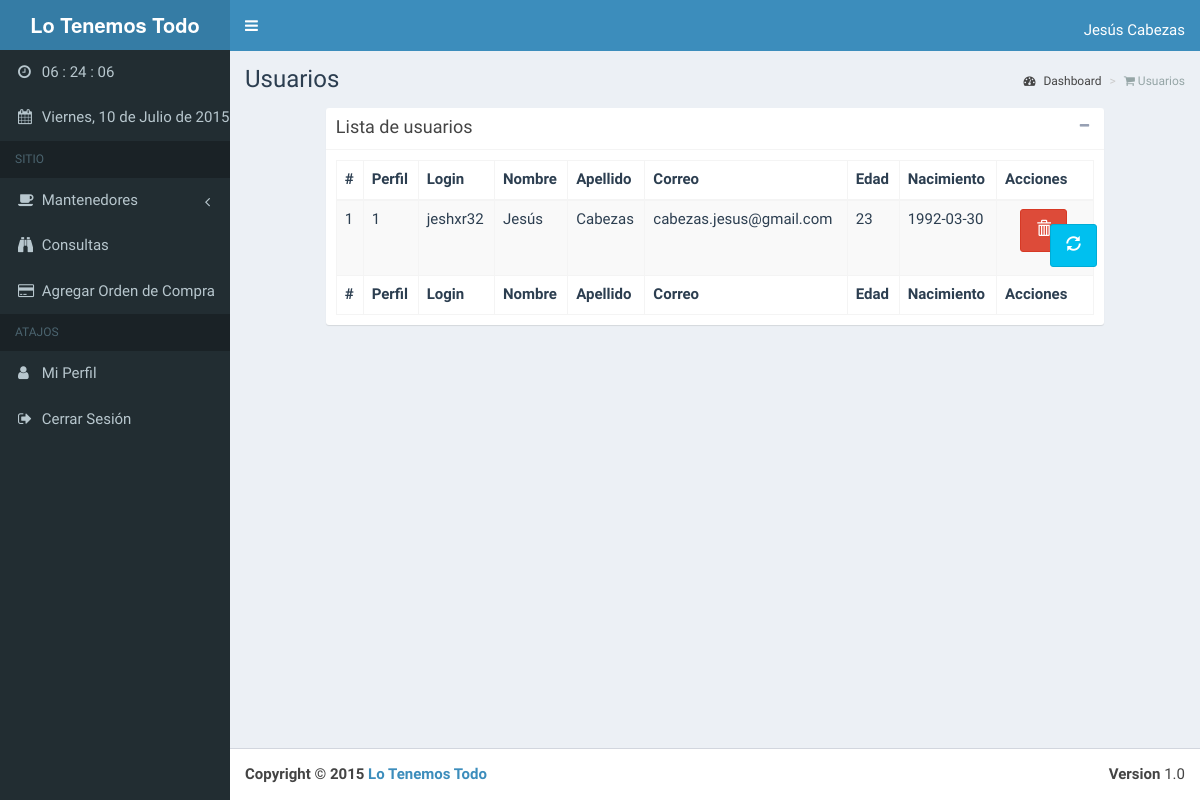
The app's page /admin/vistas/ListarUsuarios.php (signed in) with its own data.
### tables this page shows
create table USUARIO
(
   ID_USUARIO           bigint unsigned not null auto_increment,
   ID_PERFIL            bigint unsigned not null,
   LOGIN_USUARIO        varchar(150) not null,
   PASS_USUARIO         varchar(64) not null,
   NOMBRE_USUARIO       varchar(50) not null,
   APELLIDO_USUARIO     varchar(50) not null,
   CORREO_USUARIO       varchar(150) not null,
   EDAD_USUARIO         numeric(5,0) not null,
   FECHANACIMIENTO_USUARIO date,
   primary key (ID_USUARIO)
);

### libs/db/db.php (called while the page is built, shortened)
<?php
if( !in_array('DB', get_declared_classes()) ){
	class DB{
		function __construct(){
			$this->conexion = $this->conectar();
		}
		private function conectar(){
			$db = new PDO(MYSQL_SERVER.";".MYSQL_DB,MYSQL_USER,MYSQL_PASS);
			$db->setAttribute(PDO::MYSQL_ATTR_USE_BUFFERED_QUERY, true);
			$db->setAttribute(PDO::ATTR_ERRMODE, PDO::ERRMODE_EXCEPTION);
			return $db;
		}
	}
}
?>

### clases/Usuario.php (called while the page is built, shortened)
<?php
require __DIR__ . '/../libs/db/db.php';
class Usuario implements Crud {
	private $db;
	function __construct($per = null, $log = null, $psw = null, $nom = null, $ape = null, $mail = null, $ed = null, $fen = null) {
		$this->db = new DB();
	}
	public function read() {
		$sql = "select * from usuario ORDER BY ID_USUARIO";
		try {
			$query = $this->db->conexion->prepare($sql);
		} catch (PDOException $Exception) {
			echo "Clase usuario:ERROR:Preparacion Query " . $Exception->getMessage() . '/' . $Exception->getCode();
			return false;
		}
		try {
			$query->execute();
		} catch (PDOException $Exception) {
			echo "Clase Producto:ERROR:Ejecución Query " . $Exception->getMessage() . '/' . $Exception->getCode();
			die();
			return false;
		}
		return $query;
	}
}
?>

### admin/vistas/ListarUsuarios.php (the view, shortened to what this page needs)
<?php
require __DIR__ . '/../templates/header.php';
require __DIR__ . '/../templates/menu.php';
require __DIR__ . '/../templates/sidebar.php';
require __DIR__ . '/../../clases/Usuario.php';
$modeloUsers = new Usuario();
$listaUsers = $modeloUsers->read();
?>
<div class="content-wrapper">
	<section class="content-header">
		<h1>Usuarios</h1>
		<ol class="breadcrumb">
		<li><a href="<?=ROOT_URL?>index.php"><i class="fa fa-dashboard"></i> Dashboard</a></li>
		<li class="active"><i class="fa fa-shopping-cart"></i> Usuarios</li>
		</ol>
	</section>
	<section class="content">
		<div class="row">
			<div class="col-md-offset-1 col-md-10">
				<div class="box box-solid">
					<div class="box-header with-border">
			  			<h3 class="box-title">Lista de usuarios</h3>
			  			<div class="box-tools pull-right">
			    			<button class="btn btn-box-tool" data-widget="collapse" data-toggle="tooltip" title="Minimizar"><i class="fa fa-minus"></i></button>
			  			</div>
					</div>
					<div class="box-body">
			  			<table id="dataTablesTable" class="table table-striped table-bordered" width="100%">
		  			        <thead>
		  			            <tr>
		  			            	<th>#</th>
		  			                <th>Perfil</th>
		  			                <th>Login</th>
		  			                <th>Nombre</th>
		  			                <th>Apellido</th>
		  			                <th>Correo</th>
		  			                <th>Edad</th>
		  			                <th>Nacimiento</th>
		  			                <th>Acciones</th>
		  			            </tr>
		  			        </thead>
		  			        <tfoot>
		  			            <tr>
		  			            	<th>#</th>
		  			                <th>Perfil</th>
		  			                <th>Login</th>
		  			                <th>Nombre</th>
		  			                <th>Apellido</th>
		  			                <th>Correo</th>
		  			                <th>Edad</th>
		  			                <th>Nacimiento</th>
		  			                <th>Acciones</th>
		  			            </tr>
		  			        </tfoot>
		  			        <tbody>
							<?php foreach ($listaUsers as $row) {?>
							<tr>
								<td><?=$row['ID_USUARIO']?></td>
								<td><?=$row['ID_PERFIL']?></td>
								<td><?=$row['LOGIN_USUARIO']?></td>
								<td><?=utf8_encode($row['NOMBRE_USUARIO'])?></td>
								<td><?=utf8_encode($row['APELLIDO_USUARIO'])?></td>
								<td><?=utf8_encode($row['CORREO_USUARIO'])?></td>
								<td><?=$row['EDAD_USUARIO']?></td>
								<td><?=$row['FECHANACIMIENTO_USUARIO']?></td>
								<td>
									<div class="form-group">
										<div class="col-md-2 col-sm-4 col-xs-8" >
											<a href=""
													class="btn btn-danger"
											  		onClick="return confirmation()">
											 		<span class="glyphicon glyphicon-trash"></span>
											</a>
										</div>
									</div>
									<div class="form-group">
										<div class="col-md-2 col-sm-4 col-xs-8">
											<a href="" class="btn btn-info"><span class="glyphicon glyphicon-refresh"></span></a>
										</div>
									</div>
								</td>
							</tr>
		  			        <?php }?>
		  			        </tbody>
		  			    </table>
					</div>
				</div>
			</div>
		</div>
	</section>
</div>
<?php
require __DIR__ . '/../templates/footer.php';
?>

### admin/templates/header.php (shortened to what this page needs)
<!DOCTYPE html>
<html>
  	<head>
    	<link href="<?=ROOT_URL?>assets/bootstrap/css/bootstrap.min.css" rel="stylesheet" type="text/css" />
        <link href="<?=ROOT_URL?>assets/bootstrap/css/reloj.css" rel="stylesheet" type="text/css" />
    	<link href="https://maxcdn.bootstrapcdn.com/font-awesome/4.3.0/css/font-awesome.min.css" rel="stylesheet" type="text/css" />
    	<link href="https://code.ionicframework.com/ionicons/2.0.1/css/ionicons.min.css" rel="stylesheet" type="text/css" />
    	<link href="<?=ROOT_URL?>assets/dist/css/AdminLTE.min.css" rel="stylesheet" type="text/css" />
        <link href="<?=ROOT_URL?>assets/dist/css/skins/_all-skins.min.css" rel="stylesheet" type="text/css" />
    	<link href="<?=ROOT_URL?>assets/dist/css/custom_admin.css" rel="stylesheet" type="text/css" />
        <link href="<?=ROOT_URL?>assets/plugins/colorpicker/bootstrap-colorpicker.min.css" rel="stylesheet"/>
  	</head>
    <body class="sidebar-mini <?=ADMIN_COLOR?> " onload="mueveReloj()">
        <div class="wrapper">

### admin/templates/menu.php (shortened to what this page needs)
<header class="main-header">
   	<a href="<?=ROOT_URL?>" class="logo">
     		<span class="logo-lg"><b>Lo Tenemos Todo</b> ADMIN</span>
   	</a>
   	<nav class="navbar navbar-static-top" role="navigation">
     		<a href="#" class="sidebar-toggle" data-toggle="offcanvas" role="button">
     		</a>
     		<div class="navbar-custom-menu">
       		<ul class="nav navbar-nav">
         			<li class="dropdown user user-menu">
           			<a href="#" class="dropdown-toggle" data-toggle="dropdown">
                     <span class="hidden-m"><?=utf8_encode($_SESSION['usuario']['nombre'])?> <?=utf8_encode($_SESSION['usuario']['apellido'])?></span>
           			</a>
         			</li>
       		</ul>
     		</div>
   	</nav>
 	</header>

### admin/templates/sidebar.php (shortened to what this page needs)
<aside class="main-sidebar">
	<section class="sidebar">
			<ul class="sidebar-menu">
			<li class="treeview">
				<a href="">
				  	<i class="fa fa-clock-o"></i> <span id='reloj'></span>
				</a>
			</li>
			<li class="treeview">
				<a href="">
				  	<i class="fa fa-calendar"></i> <span id='dia'></span>
				</a>
			</li>
			<li class="header">SITIO</li>
			<li class="treeview">
				<a href="#">
					<i class="fa fa-coffee"></i> <span>Mantenedores</span>
					<i class="fa fa-angle-left pull-right"></i>
				</a>
					</li>
				</ul>
			<li>
	  			<a href="<?=ROOT_ADMIN?>contactos.php">
	    			<i class="fa fa-binoculars"></i> <span>Consultas</span>
	  			</a>
			</li>
			<li>
	  			<a href="<?=ROOT_ADMIN?>contactos.php">
	    			<i class="fa fa-credit-card"></i> <span>Agregar Orden de Compra</span>
	  			</a>
			</li>
			<li class="header">ATAJOS</li>
			<li><a href="<?=ROOT_ADMIN?>perfil.php"><i class="fa fa-user"></i> <span>Mi Perfil</span></a></li>
			<li><a href="<?=ROOT_ADMIN?>logout.php"><i class="fa fa-sign-out"></i> <span>Cerrar Sesión</span></a></li>
	</section>
</aside>

### admin/templates/footer.php (shortened to what this page needs)
			<footer class="main-footer">
	        	<div class="pull-right hidden-xs">
	          		<b>Version</b> 1.0
	        	</div>
	        	<strong>Copyright &copy; 2015 <a href="<?=ROOT_URL?>">Lo Tenemos Todo</a></strong>
	      	</footer>
	    </div>
  </body>
</html>

### records on screen
usuario: ID_USUARIO "1", ID_PERFIL "1", LOGIN_USUARIO "jeshxr32", NOMBRE_USUARIO "Jesús", APELLIDO_USUARIO "Cabezas", CORREO_USUARIO "cabezas.jesus@gmail.com", EDAD_USUARIO "23", FECHANACIMIENTO_USUARIO "1992-03-30"

### other values on screen
utf8_encode($_SESSION['usuario']['nombre']) "Jesús"
utf8_encode($_SESSION['usuario']['apellido']) "Cabezas"
